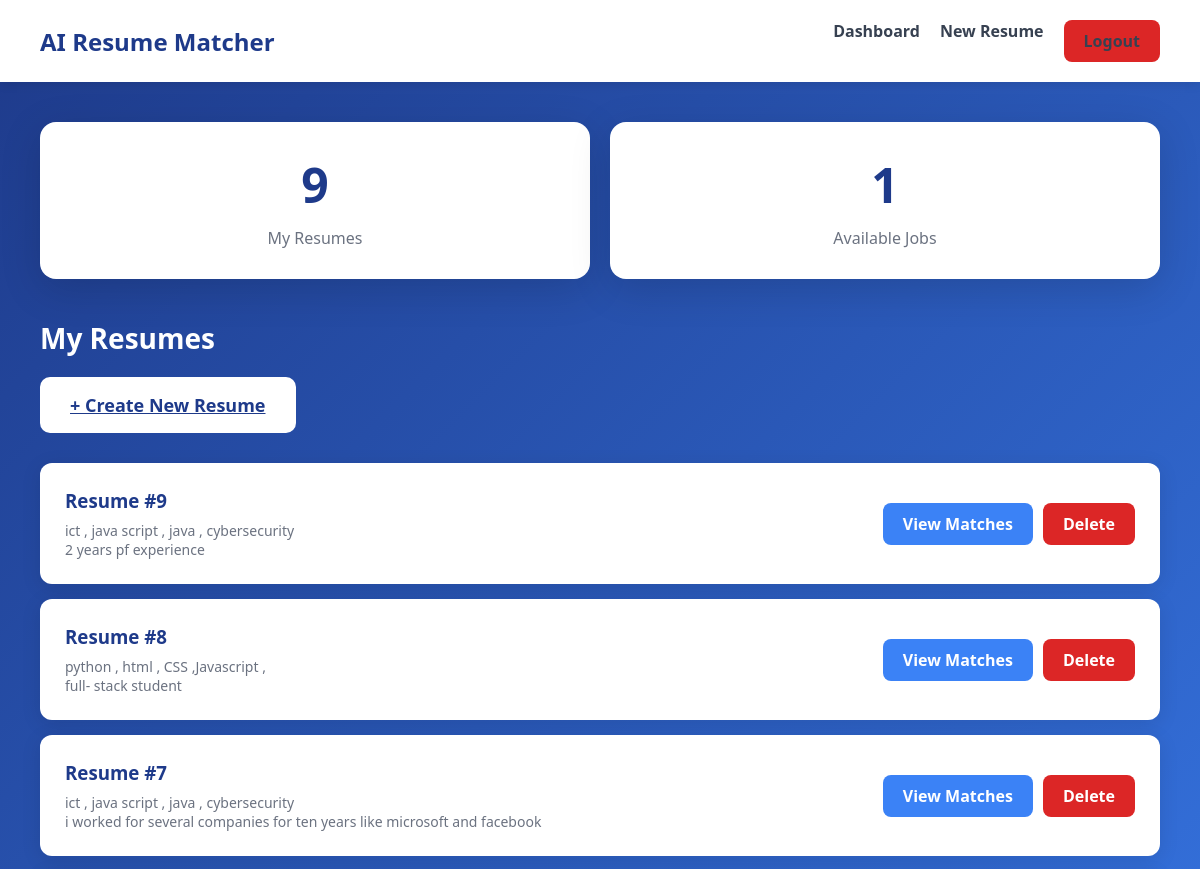
Before: /users/dashboard/ (signed in, upper part) with the older database file.
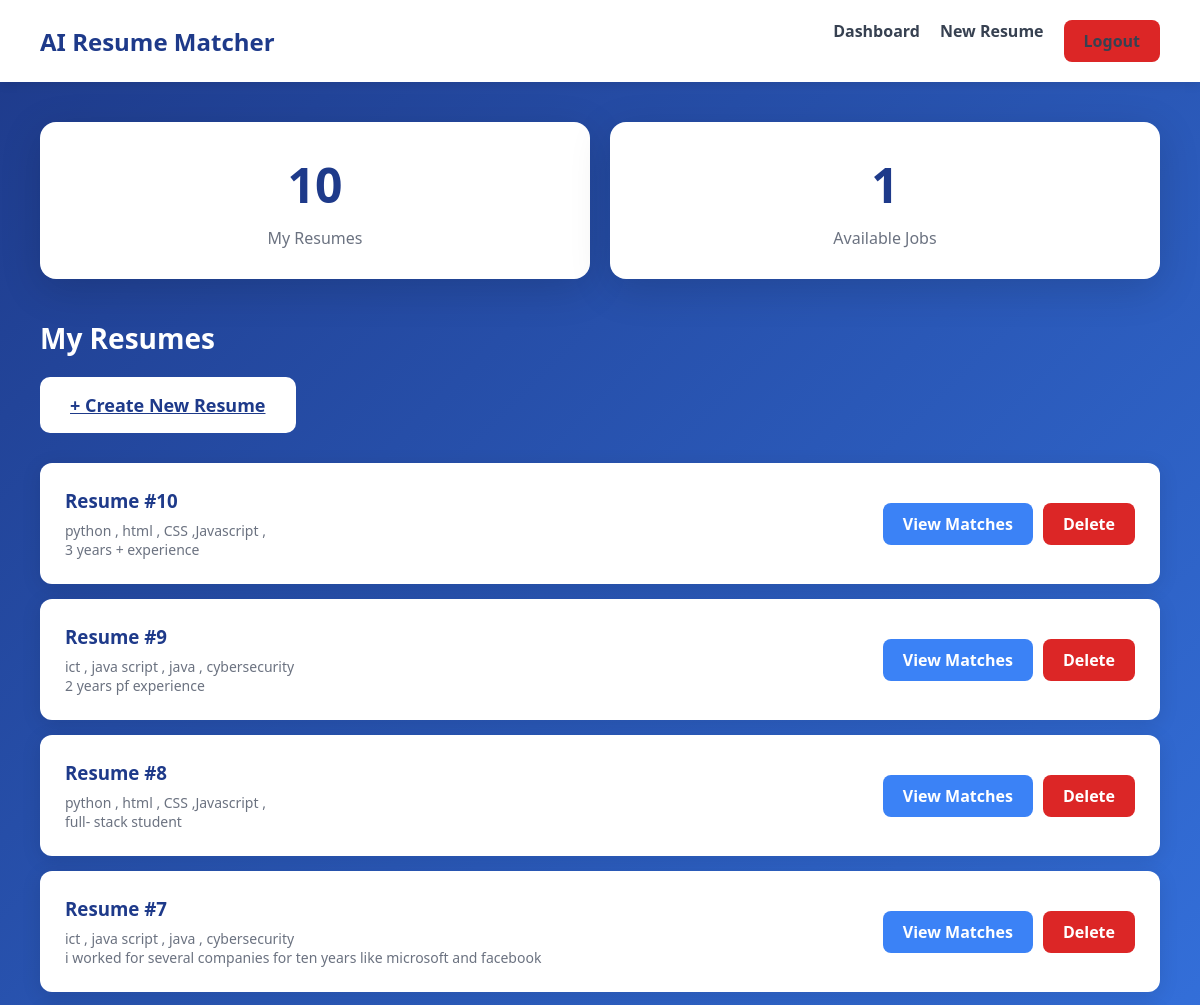
After: the same page with the newer database file.
### resumes/models.py (models this page shows, shortened)
class Resume(models.Model):
    user = models.ForeignKey(User, on_delete=models.CASCADE)
    skills = models.TextField()
    experience = models.TextField()

### users/views.py (the view)
# urls.py: path('dashboard/', views.dashboard, name='dashboard'),
@login_required(login_url='/users/login/')
def dashboard(request):
    user_resumes = Resume.objects.filter(user=request.user).order_by('-id')
    jobs = Job.objects.all()
    resume_data = []
    for resume in user_resumes:
        resume_data.append({
            'id': resume.id,
            'skills': resume.skills,
            'experience': resume.experience[:100] + '...' if len(resume.experience) > 100 else resume.experience,
            'created': resume.id,
        })
    return render(request, 'users/dashboard.html', {
        'resumes': resume_data,
        'total_resumes': len(resume_data),
        'total_jobs': jobs.count(),
    })

### users/templates/users/dashboard.html (shortened to what this page needs)
<!DOCTYPE html>
<html>
<head>
</head>
<body>
<div class="header">
    <div class="logo">AI Resume Matcher</div>
    <div class="nav">
        <a href="{% url 'dashboard' %}">Dashboard</a>
        <a href="{% url 'create-resume' %}">New Resume</a>
        <a href="{% url 'logout' %}" class="btn-logout">Logout</a>
    </div>
</div>
<div class="main">
    <div class="stats">
        <div class="stat-card">
            <div class="stat-number">{{ total_resumes }}</div>
            <div class="stat-label">My Resumes</div>
        </div>
        <div class="stat-card">
            <div class="stat-number">{{ total_jobs }}</div>
            <div class="stat-label">Available Jobs</div>
        </div>
    </div>
    <h2 class="section-title">My Resumes</h2>
    {% if resumes %}
        <a href="{% url 'create-resume' %}" class="btn-new">+ Create New Resume</a>
        {% for resume in resumes %}
            <div class="resume-card">
                <div class="resume-info">
                    <h3>Resume #{{ resume.id }}</h3>
                    <p>{{ resume.skills|default:"No skills added" }}</p>
                    <p>{{ resume.experience }}</p>
                </div>
                <div class="resume-actions">
                    <a href="{% url 'match-page' resume.id %}" class="btn btn-view">View Matches</a>
                    <a href="{% url 'delete-resume' resume.id %}" class="btn btn-delete" onclick="return confirm('Delete this resume?')">Delete</a>
                </div>
            </div>
        {% endfor %}
    {% else %}
        <div class="empty-state">
            <h3>No resumes yet</h3>
            <p>Create your first resume to start matching with jobs!</p>
            <a href="{% url 'create-resume' %}" class="btn-new">+ Create Resume</a>
        </div>
    {% endif %}
</div>
</body>
</html>

Changed rows visible on the page:
added Resume: skills "python , html , CSS ,Javascript ,", experience "3 years + experience"
Other visible differences:
{{ total_resumes }}: "9" → "10"
new list line: "Resume # 10 View Matches Delete"
